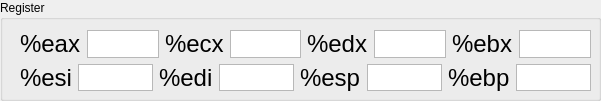
     <widget class="QGroupBox" name="groupBox_4">
      <property name="geometry">
       <rect>
        <x>20</x>
        <y>340</y>
        <width>601</width>
        <height>101</height>
       </rect>
      </property>
      <property name="title">
       <string>Register</string>
      </property>
      <widget class="QWidget" name="layoutWidget">
       <property name="geometry">
        <rect>
         <x>20</x>
         <y>30</y>
         <width>571</width>
         <height>61</height>
        </rect>
       </property>
       <layout class="QVBoxLayout" name="verticalLayout_2">
        <item>
         <layout class="QHBoxLayout" name="horizontalLayout">
          <item>
           <widget class="QLabel" name="label_eax">
            <property name="text">
             <string>&lt;html&gt;&lt;head/&gt;&lt;body&gt;&lt;p&gt;&lt;span style=&quot; font-size:18pt;&quot;&gt;%eax&lt;/span&gt;&lt;/p&gt;&lt;/body&gt;&lt;/html&gt;</string>
            </property>
           </widget>
          </item>
          <item>
           <widget class="QTextBrowser" name="text_eax"/>
          </item>
          <item>
           <widget class="QLabel" name="label_ecx">
            <property name="text">
             <string>&lt;html&gt;&lt;head/&gt;&lt;body&gt;&lt;p&gt;&lt;span style=&quot; font-size:18pt;&quot;&gt;%ecx&lt;/span&gt;&lt;/p&gt;&lt;/body&gt;&lt;/html&gt;</string>
            </property>
           </widget>
          </item>
          <item>
           <widget class="QTextBrowser" name="text_ecx"/>
          </item>
          <item>
           <widget class="QLabel" name="label_edx">
            <property name="text">
             <string>&lt;html&gt;&lt;head/&gt;&lt;body&gt;&lt;p&gt;&lt;span style=&quot; font-size:18pt;&quot;&gt;%edx&lt;/span&gt;&lt;/p&gt;&lt;/body&gt;&lt;/html&gt;</string>
            </property>
           </widget>
          </item>
          <item>
           <widget class="QTextBrowser" name="text_edx"/>
          </item>
          <item>
           <widget class="QLabel" name="label_ebx">
            <property name="text">
             <string>&lt;html&gt;&lt;head/&gt;&lt;body&gt;&lt;p&gt;&lt;span style=&quot; font-size:18pt;&quot;&gt;%ebx&lt;/span&gt;&lt;/p&gt;&lt;/body&gt;&lt;/html&gt;</string>
            </property>
           </widget>
          </item>
          <item>
           <widget class="QTextBrowser" name="text_ebx"/>
          </item>
         </layout>
        </item>
        <item>
         <layout class="QHBoxLayout" name="horizontalLayout_2">
          <item>
           <widget class="QLabel" name="label_esi">
            <property name="text">
             <string>&lt;html&gt;&lt;head/&gt;&lt;body&gt;&lt;p&gt;&lt;span style=&quot; font-size:18pt;&quot;&gt;%esi&lt;/span&gt;&lt;/p&gt;&lt;/body&gt;&lt;/html&gt;</string>
            </property>
           </widget>
          </item>
          <item>
           <widget class="QTextBrowser" name="text_esi"/>
          </item>
          <item>
           <widget class="QLabel" name="label_edi">
            <property name="text">
             <string>&lt;html&gt;&lt;head/&gt;&lt;body&gt;&lt;p&gt;&lt;span style=&quot; font-size:18pt;&quot;&gt;%edi&lt;/span&gt;&lt;/p&gt;&lt;/body&gt;&lt;/html&gt;</string>
            </property>
           </widget>
          </item>
          <item>
           <widget class="QTextBrowser" name="text_edi"/>
          </item>
          <item>
           <widget class="QLabel" name="label_esp">
            <property name="text">
             <string>&lt;html&gt;&lt;head/&gt;&lt;body&gt;&lt;p&gt;&lt;span style=&quot; font-size:18pt;&quot;&gt;%esp&lt;/span&gt;&lt;/p&gt;&lt;/body&gt;&lt;/html&gt;</string>
            </property>
           </widget>
          </item>
          <item>
           <widget class="QTextBrowser" name="text_esp"/>
          </item>
          <item>
           <widget class="QLabel" name="label_ebp">
            <property name="text">
             <string>&lt;html&gt;&lt;head/&gt;&lt;body&gt;&lt;p&gt;&lt;span style=&quot; font-size:18pt;&quot;&gt;%ebp&lt;/span&gt;&lt;/p&gt;&lt;/body&gt;&lt;/html&gt;</string>
            </property>
           </widget>
          </item>
          <item>
           <widget class="QTextBrowser" name="text_ebp"/>
          </item>
         </layout>
        </item>
       </layout>
      </widget>
     </widget>
